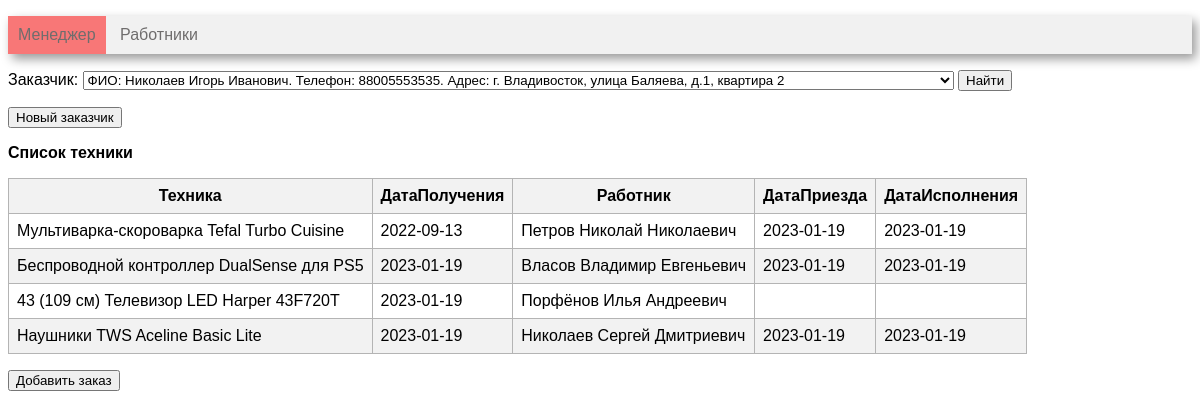
Before: / with the older database file.
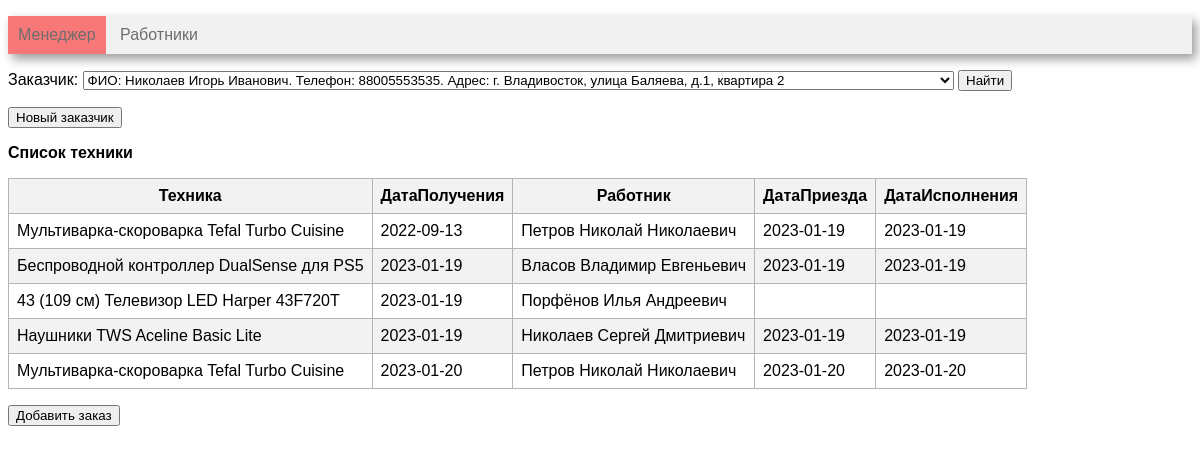
After: the same page with the newer database file.
### tables this page shows
CREATE TABLE technika(
    technika_id INTEGER PRIMARY KEY AUTOINCREMENT,
    technika_name VARCHAR(50) NOT NULL,
    firma_id INTEGER NOT NULL,
    technika_model INTEGER NOT NULL,
    FOREIGN KEY (firma_id) REFERENCES proizvoditel (firma_id)
 );

CREATE TABLE zakazy(
    nomer_zakaza_id INTEGER PRIMARY KEY AUTOINCREMENT,
    data_poluchenia date NOT NULL,
    zakazchik_id INTEGER NOT NULL,
    zakazchik_technika_id INTEGER NOT NULL,
    summa INTEGER NOT NULL,
    number_type_oplaty INTEGER NOT NULL,
    FOREIGN KEY (zakazchik_id) REFERENCES zakazchiki (zakazchik_id)
    FOREIGN KEY (zakazchik_technika_id) REFERENCES technika(technika_id)
 );

CREATE TABLE workers(
    worker_id INTEGER PRIMARY KEY AUTOINCREMENT,
    worker_FIO VARCHAR(50),
    worker_dolzhnost VARCHAR(50) NOT NULL
 );

CREATE TABLE ispolnenie(
    nomer_zakaza_id INTEGER NOT NULL,
    data_priezda date,
    data_vypolneniya date,
    worker_id INTEGER,
    FOREIGN KEY (worker_id) REFERENCES workers (worker_id),
    FOREIGN KEY (nomer_zakaza_id) REFERENCES zakazy (nomer_zakaza_id)
 );

### controllers/index.py (the view)
@app.route('/', methods=['get'])
def index():
    conn = get_db_connection()
    if request.values.get('zakazchik'):
        zakazchik_id = int(request.values.get('zakazchik'))
        session['zakazchik_id'] = zakazchik_id
    elif request.values.get('new_zakazchik'):
        new_zakazchik = request.values.get('new_zakazchik')
        new_za = request.values.get('new_za')
        new_zaka = request.values.get('new_zaka')
        session['zakazchik_id'] = get_new_zakazchik(conn, new_zakazchik, new_za, new_zaka)
    elif request.values.get('job'):
        job_id = int(request.values.get('job'))
        job(conn, job_id)
    elif request.values.get('take'):
        book_id = int(request.values.get('take'))
        new_zakaz(conn, book_id, session['zakazchik_id'])
    else:
        session['zakazchik_id'] = 1
    df_zakazchiki = get_zakazchik(conn)
    df_zakazi = get_zakaz_zakazchika(conn, session['zakazchik_id'])
    html = render_template(
        'index.html',
        zakazchik_id=session['zakazchik_id'],
        zakazchiki=df_zakazchiki,
        zakazi=df_zakazi,
        len=len
    )
    return html

### models/index_model.py (called while the page is built)
def get_zakazchik(conn):
    return pd.read_sql('Select * from zakazchiki', conn)

### utils.py (called while the page is built)
def get_db_connection():
    return sqlite3.connect('database.sqlite')

### templates/index.html (shortened to what this page needs)
<!DOCTYPE HTML>
<html>
<head>
    <link rel="stylesheet" type="text/css" href="/static/CSS/style.css"/>
    <link rel="stylesheet" type="text/css" href="/static/CSS/table.css"/>
    {% import "macros.html" as macros %}
</head>
<body>
<div class=menu>
    <ul>
        <li class=active><a href={{ url_for("index") }}>Менеджер</a></li>
        <li><a href={{ url_for('workers') }}>Работники</a></li>
    </ul>
</div>
<div class=block>
    <form action='' method="get">
        Заказчик:
        {{ macros.render_zakazchiki(zakazchiki, zakazchik_id, len) }}
        <input type="submit" value="Найти">
    </form>
    <form action="{{ url_for('new_zakazchik') }}" method="get">
        <input type="submit" value="Новый заказчик">
    </form>
        {{ macros.render_table("Список техники", zakazi, "nomer_zakaza_id", 1, len) }}
    <form action={{ url_for('search') }} method="get">
        <input type="submit" value="Добавить заказ">
    </form>
</div>
</body>
</html>

### templates/macros.html (shortened to what this page needs)
{% macro render_table(table_name, relation, id, flag, len) %}
    <p>
        <b>{{ table_name }} </b>
    </p>
    {% set n = len(relation) %}
    <table border="1">
        <tr style="background-color: rgb(242, 242, 242);">
            {% for name in relation.dtypes.index %}
                {% if name != id %}
                    <th>{{ name }}</th>
                {% endif %}
            {% endfor %}
        </tr>
        <tbody>
        {% for i in range(n) %}
            <tr>
                {% for name in relation.dtypes.index %}
                    {% if name != id %}
                        <td>
                            {% if relation.loc[i, name] == None %}
                                {% if flag == 1 and name == "Работник"%}
                                    <form action='' method="get">
                                        <input type="hidden" name=job
                                            value={{ relation.loc[i, "nomer_zakaza_id"]}}>
                                        <input type="submit" value="Назначить">
                                    </form>
                                {% elif flag == 2 and name == "ДатаИсполнения"%}
                                <form action='' method="get">
                                    <input type="hidden" name=complete
                                        value={{ relation.loc[i, "nomer_zakaza_id"]}}>
                                    <input type="submit" value="Выполнить">
                                </form>
                                {% endif %}
                            {% else %}
                                {{ relation.loc[i, name] }}
                            {% endif %}
                        </td>
                    {% endif %}
                {% endfor %}
            </tr>
        {% endfor %}
        </tbody>
    </table>
{% endmacro %}
{% macro render_zakazchiki(combo_box, zakazchik_id, len) %}
    <select name="zakazchik" required>
        {% set n = len(combo_box) %}
        {% for i in range(n) %}
            {% set id_r = combo_box.loc[i, "zakazchik_id"] %}
            {% if id_r == zakazchik_id %}
                <option selected value={{ id_r }}>
                    {% else %}
                <option value={{ id_r }}>
            {% endif %}
        ФИО: {{ combo_box.loc[i, "zakazchik_FIO"] }}. Телефон: {{ combo_box.loc[i, "zakazchik_telephone"] }}. Адрес: {{ combo_box.loc[i, "zakazchik_address"] }}
        </option>
        {% endfor %}
    </select>
{% endmacro %}

### static/CSS/style.css (style rules this page uses)
.menu { background-color: #f1f1f1; box-shadow: 4px 5px 10px rgba(0, 0, 0, 0.4); width: 100%; }
* { font-family: Arial; }
.menu li { display: inline-block; vertical-align: top; padding: 10px; color: #6f6d6d; }
.menu a { text-decoration: none; color: #6f6d6d; }
.menu ul { padding: 0px; }
.active { background-color: #f87777; color: #f8f8f8; }

### static/CSS/table.css (style rules this page uses)
table { border-collapse: collapse; }
table, th, td { border-color: rgb(180, 180, 180); }
th, td { padding: 8px; }
tr:nth-child(2n) { background-color: rgb(242, 242, 242); }

Changed rows visible on the page:
added zakazy: data_poluchenia "2023-01-20"
added ispolnenie: data_priezda "2023-01-20" "2023-01-20"
Other visible differences:
new list line: "Мультиварка-скороварка Tefal Turbo Cuisine"
new list line: "Петров Николай Николаевич"
